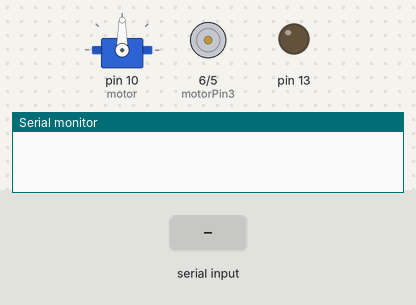
This sketch was run on a simulated Arduino Uno, built with avr-gcc and run on an emulated ATmega328P. Shown: servo, motor-driver pin pairs drawn as motors (green arrow = first pin HIGH = forward, orange = second pin HIGH = backward, longer = more drive), output pins drawn as LEDs (lit = HIGH), the last lines printed to the serial monitor. Inputs (shaded band) come from the test bench.

Above: at 1.2 s.
1.3 s: "c" received over Serial
At 3.1 s:
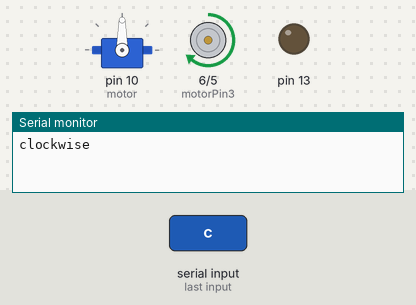
3.5 s: "a" received over Serial
At 4.6 s:
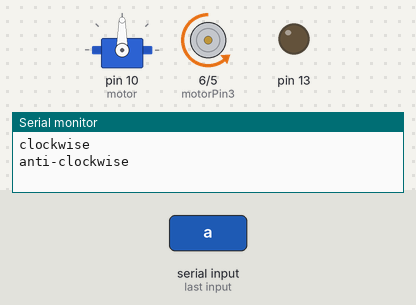
5.5 s: "m" received over Serial
At 7.2 s:
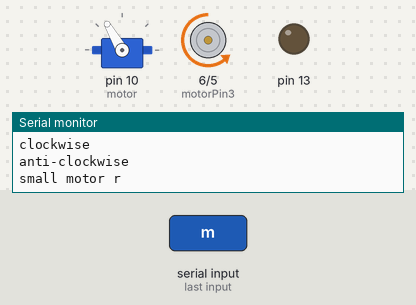
7.5 s: "s" received over Serial
At 8.9 s:
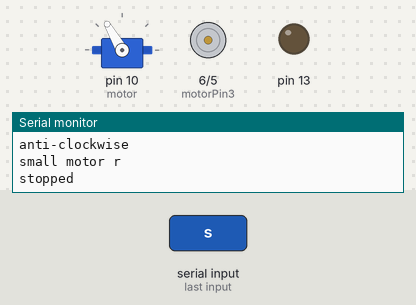
9.5 s: "r" received over Serial
At 10.4 s:
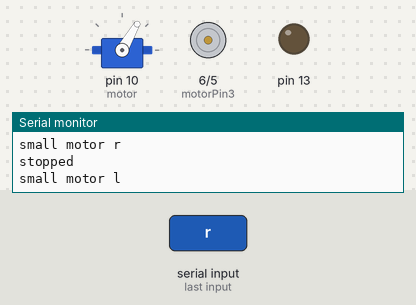
11.5 s: "c" received over Serial
At 13.2 s:
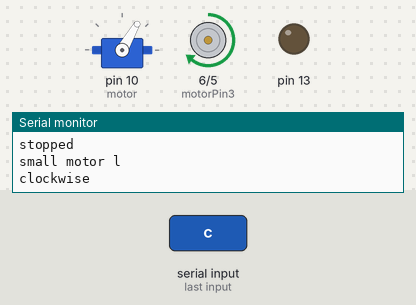
Timing chart, 0 to 14.5 s (numbered marks = the images above; inputs shaded):
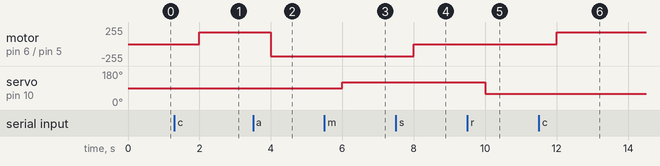

Measured:
- after the input at 1.3 s, motor on pin 6 (motorPin3) / pin 5 (motorPin4): stopped → forward 180/255 after 0.70 s
- after the input at 3.5 s, motor on pin 6 (motorPin3) / pin 5 (motorPin4): forward 180/255 → backward 180/255 after 0.50 s
- after the input at 5.5 s, servo on pin 10 (motor): 90° → 120° after 0.50 s
- after the input at 7.5 s, motor on pin 6 (motorPin3) / pin 5 (motorPin4): backward 180/255 → stopped after 0.50 s
- after the input at 9.5 s, servo on pin 10 (motor): 120° → 60° after 0.50 s
- after the input at 11.5 s, motor on pin 6 (motorPin3) / pin 5 (motorPin4): stopped → forward 180/255 after 0.50 s

The sketch:

Remote_Car.ino
```cpp
#include <Servo.h>

char blueToothVal;           //value sent over via bluetooth
char lastValue;              //stores last state of device (on/off)
const int motorPin3  = 6; // Pin  7 of L293
const int motorPin4  = 5;  // Pin  2 of L293
int servoPin = 10;
Servo motor;
void setup()
{
  Serial.begin(9600);
  pinMode(13, OUTPUT);
  pinMode(motorPin3, OUTPUT);
  pinMode(motorPin4, OUTPUT);
  motor.attach(10);
  motor.write(90);
}


void loop()
{
  if (Serial.available())
  { //if there is data being recieved
    blueToothVal = Serial.read(); //read it
  }
  if (blueToothVal == 'c')
  {
    analogWrite(motorPin3, 180);
    analogWrite(motorPin4, 0);
    if (lastValue != 'c')
      Serial.println(F("clockwise"));
    lastValue = blueToothVal;
  }
  else if (blueToothVal == 'a')
  {
    analogWrite(motorPin3, 0);
    analogWrite(motorPin4, 180);
    if (lastValue != 'a')
      Serial.println(F("anti-clockwise"));
    lastValue = blueToothVal;
  }
    else if (blueToothVal == 's')
  {
    analogWrite(motorPin3, 0);
    analogWrite(motorPin4, 0);
    if (lastValue != 's')
      Serial.println(F("stopped"));
    lastValue = blueToothVal;
  }
  else if (blueToothVal == 'm')
  {
    motor.write(120);
    if (lastValue != 'm')
      Serial.println(F("small motor r"));
    lastValue = blueToothVal;
  }
    else if (blueToothVal == 'r')
  {
    motor.write(60);
    if (lastValue != 'r')
      Serial.println(F("small motor l"));
    lastValue = blueToothVal;
  }
  else if (blueToothVal == 'l')
  {
    motor.write(90);
    if (lastValue != 'l')
      Serial.println(F("small motor s"));
    lastValue = blueToothVal;
  }
  delay(1000);
}
```
